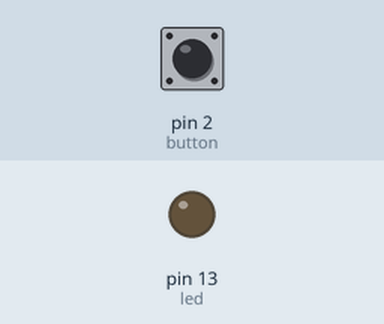
A sketch run on a simulated Arduino Uno, built with avr-gcc and run on an emulated ATmega328P. On the bench: output pins drawn as LEDs (lit = HIGH). Inputs (shaded band) come from the test bench; at power-on: pin 2 (button) HIGH.

Above: at 1.2 s.
1.3 s: pin 2 (button) pulled LOW for 0.15 s
At 1.37 s:
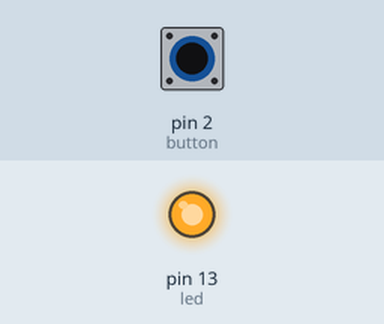
2.9 s: pin 2 (button) pulled LOW for 3.2 s
At 6.8 s:
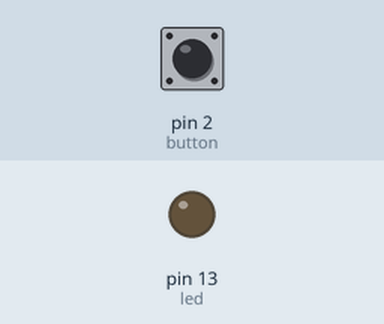
Timing chart, 0 to 8.3 s (numbered marks = the images above; inputs shaded):
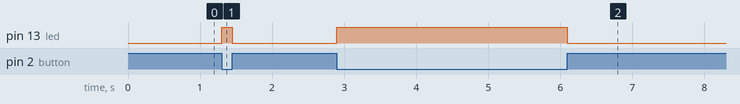

Measured:
- after the input at 1.3 s, pin 13 (led): LOW → HIGH at once, → LOW 0.15 s later
- after the input at 2.9 s, pin 13 (led): LOW → HIGH at once, → LOW 3.2 s later

The sketch:

task2.ino
```cpp
int button = 2;
int led = 13;

void setup() {
  pinMode(button, INPUT_PULLUP);
  pinMode(led, OUTPUT);
}

void loop() {
  if (digitalRead(button) == LOW) {
    digitalWrite(led, HIGH);
  } else {
    digitalWrite(led, LOW);
  }
}
```
